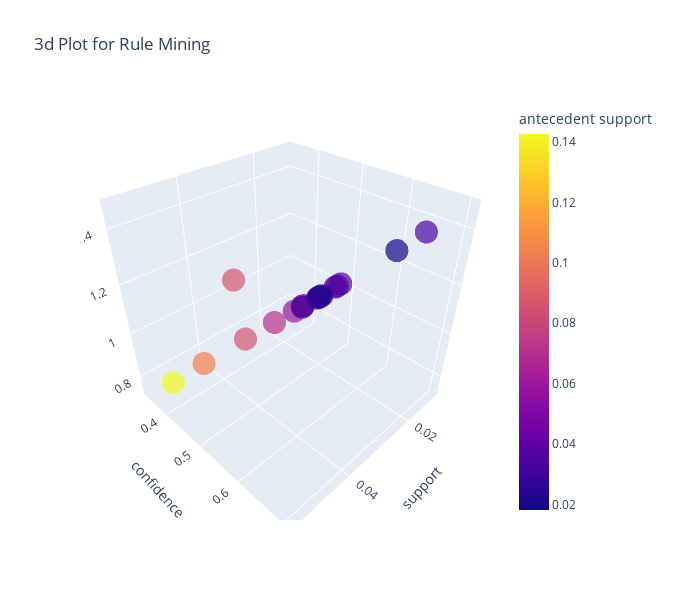

The notebook cell saved with this chart:
### Code cell
plot_model(rules, scale=0.75, plot='3d')

### Figure 1 — Plotly figure (JSON) as saved in the notebook; plotly's stock layout.template omitted (floating-point values rounded to 4 significant figures)
{"data": [{"customdata": [[["Toast"], ["Coffee"]], [["Spanish Brunch"], ["Coffee"]], [["Medialuna"], ["Coffee"]], [["Pastry"], ["Coffee"]], [["Alfajores"], ["Coffee"]], [["Juice"], ["Coffee"]], [["Sandwich"], ["Coffee"]], [["Cake"], ["Coffee"]], [["Scone"], ["Coffee"]], [["Cookies"], ["Coffee"]], [["Hot chocolate"], ["Coffee"]], [["Brownie"], ["Coffee"]], [["Muffin"], ["Coffee"]], [["Soup"], ["Coffee"]], [["Cake", "Bread"], ["Coffee"]], [["Cake", "Tea"], ["Coffee"]], [["Pastry", "Bread"], ["Coffee"]], [["Tea"], ["Coffee"]], [["Pastry"], ["Bread"]]], "hovertemplate": "support=%{x}<br>confidence=%{y}<br>lift=%{z}<br>antecedents=%{customdata[0]}<br>consequents=%{customdata[1]}<br>antecedent support=%{marker.color}<extra></extra>", "legendgroup": "", "marker": {"color": [0.0336, 0.0182, 0.0618, 0.0861, 0.0363, 0.0386, 0.0718, 0.1039, 0.0345, 0.0544, 0.0583, 0.04, 0.0385, 0.0344, 0.0233, 0.0238, 0.0292, 0.1426, 0.0861], "coloraxis": "coloraxis", "opacity": 0.7, "symbol": "circle"}, "mode": "markers", "name": "", "scene": "scene", "showlegend": false, "type": "scatter3d", "x": [0.0237, 0.0109, 0.0352, 0.0475, 0.0197, 0.0206, 0.0382, 0.0547, 0.0181, 0.0282, 0.0296, 0.0197, 0.0188, 0.0158, 0.01, 0.01, 0.0112, 0.0499, 0.0292], "y": [0.7044, 0.5988, 0.5692, 0.5521, 0.5407, 0.5342, 0.5324, 0.527, 0.5229, 0.5184, 0.5072, 0.4908, 0.489, 0.4601, 0.4299, 0.4222, 0.3841, 0.3496, 0.3387], "z": [1.472, 1.252, 1.19, 1.154, 1.13, 1.117, 1.113, 1.101, 1.093, 1.084, 1.06, 1.026, 1.022, 0.9618, 0.8986, 0.8826, 0.8028, 0.7308, 1.035]}], "layout": {"coloraxis": {"colorbar": {"title": {"text": "antecedent support"}}, "colorscale": [[0, "#0d0887"], [0.1111, "#46039f"], [0.2222, "#7201a8"], [0.3333, "#9c179e"], [0.4444, "#bd3786"], [0.5556, "#d8576b"], [0.6667, "#ed7953"], [0.7778, "#fb9f3a"], [0.8889, "#fdca26"], [1, "#f0f921"]]}, "height": 600, "legend": {"tracegroupgap": 0}, "scene": {"domain": {"x": [0, 1], "y": [0, 1]}, "xaxis": {"title": {"text": "support"}}, "yaxis": {"title": {"text": "confidence"}}, "zaxis": {"title": {"text": "lift"}}}, "title": {"text": "3d Plot for Rule Mining"}, "width": 675}}
